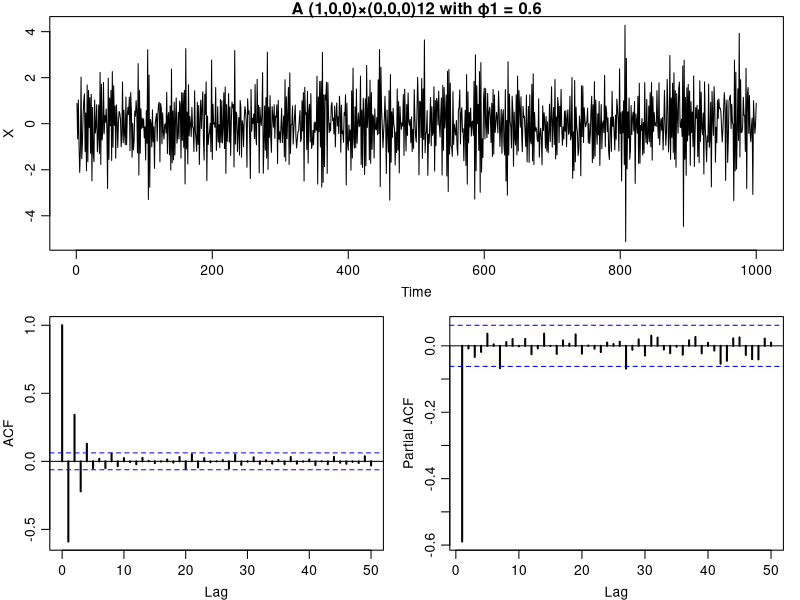
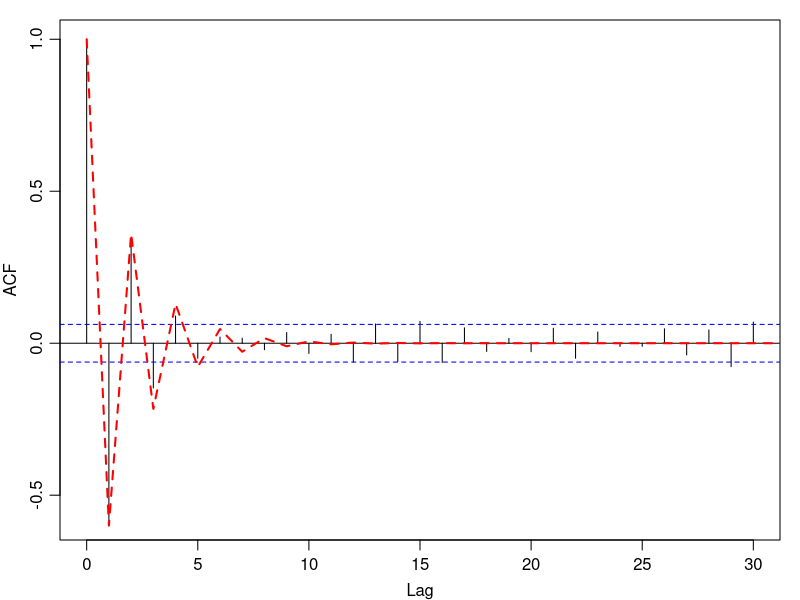
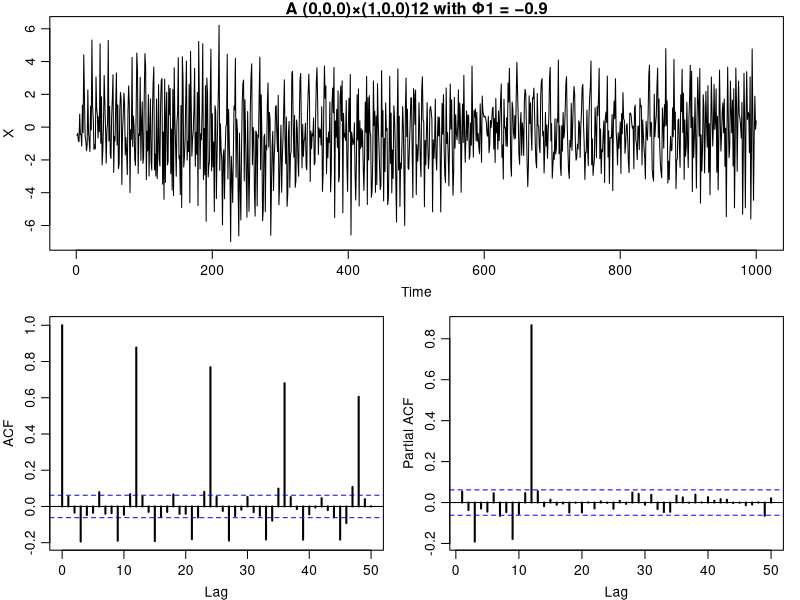
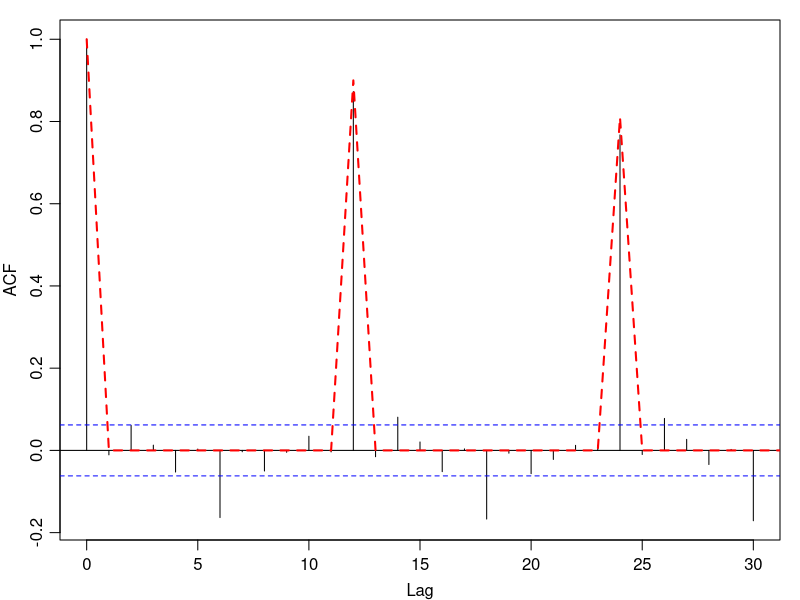
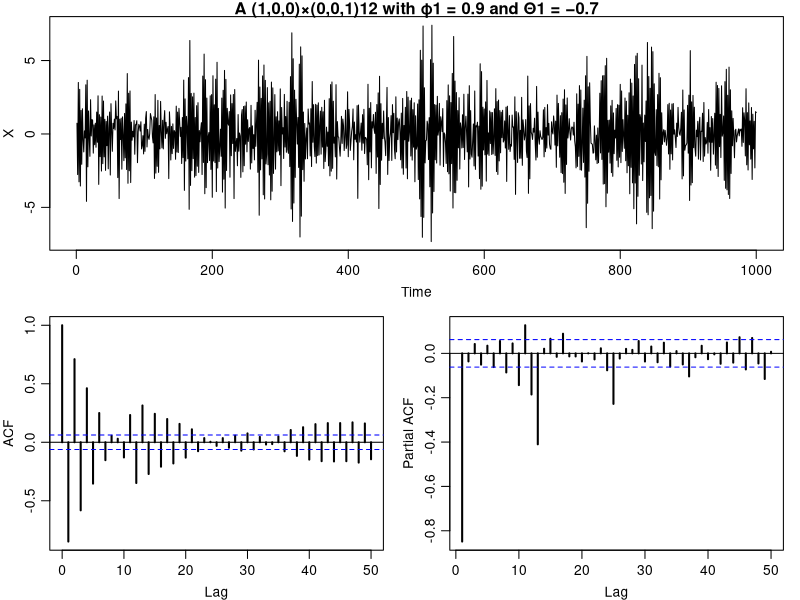
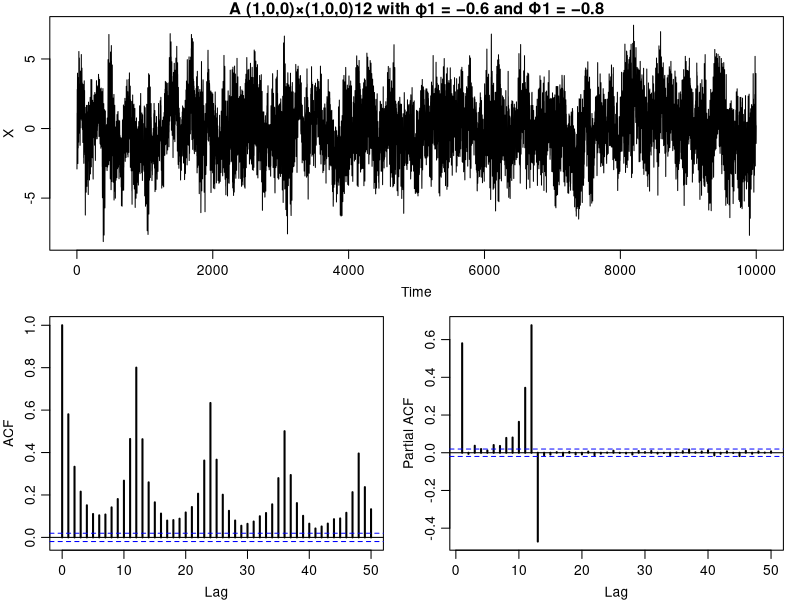
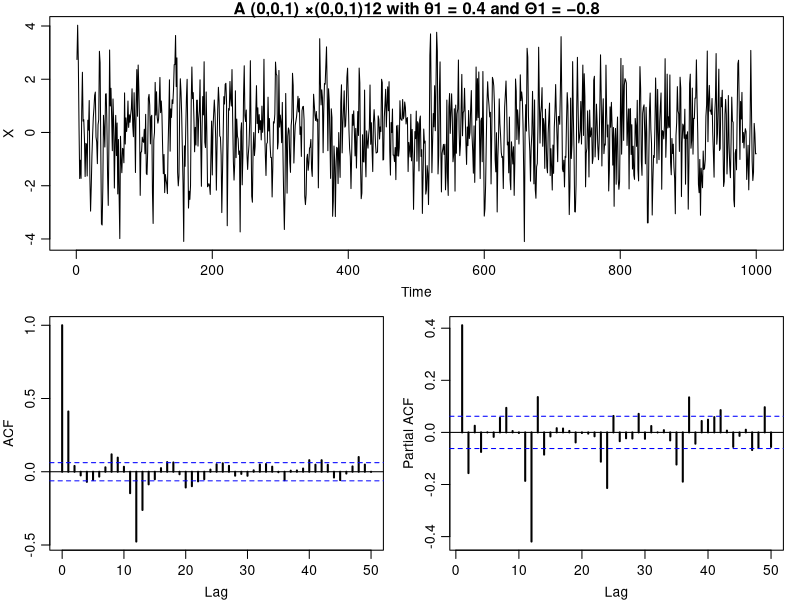
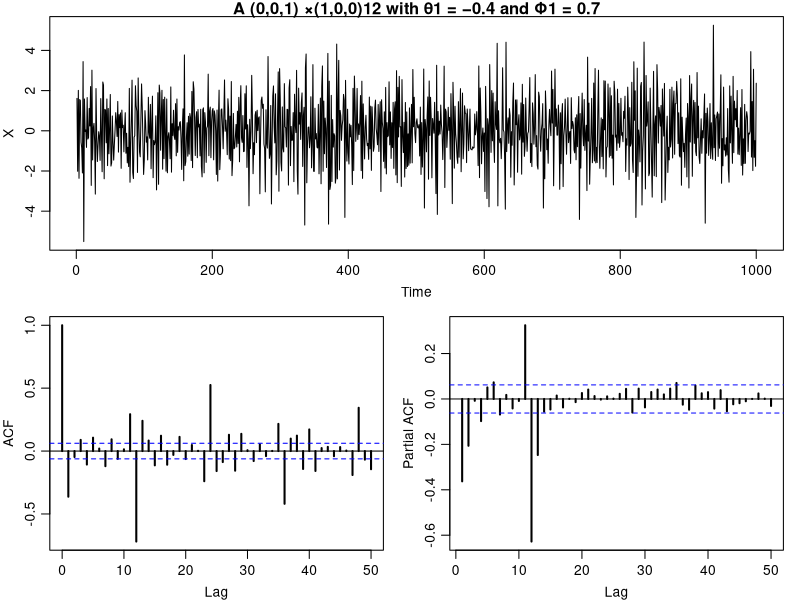

These charts were generated, in order, by the following R code:
# load excel read library
library(utils)
library(ggplot2)
library(xtable)

# clear variables
rm(list=ls())

# resizing the graphics window
par(mfrow=c(1,1))



## ---------------------------------------------------------------------------------------
## Part 3 - Simulating seasonal processes
## Simulate the following models. 
## Plot the simulations and the associated autocorrelation functions (ACF and PACF).

# Function for plot
plotit <- function(x, tit=NA){
  layout(rbind(1,2:3))
  par(mar=c(3,3,1,1), mgp=c(2, 0.7,0))
  plot(x, type="l", ylab="X", xlab="Time")
  title(main=tit)
  acf(x, lag.max=50, lwd=2)
  pacf(x, lag.max=50, lwd=2)
}


# A simulation function for ARMA simulation, use model as arima.sim, i.e. flip sign of phi (into ar) coefficients
sim <- function(model, n, nburnin=100){
  n <- n + nburnin
  # Take the ar and ma part
  ar <- model$ar
  ma <- model$ma
  # The order (i.e. the number of lags)
  p <- length(ar)
  q <- length(ma)
  # The vector for the simulation result
  y <- numeric(n)
  # Generate the random normal values
  eps <- rnorm(n)
  # Run the simulation
  for(i in (max(p,q)+1):n){
    y[i] <- eps[i] + sum(y[i-(1:p)] * ar) + sum(eps[i-(1:q)] * ma)
  }
  # Return without the burn-in period
  return(y[(nburnin+1):n])
}

# Set a fixed seed for all of our simulations
set.seed(42)


## ---------------------------------------------------------------------------------------
## 3.1. A (1,0,0)×(0,0,0)12 model with the parameter ϕ1 = 0.6

# AR(1) process
phi <- c(0.6)
model <- list(ar=-phi)

# Number of observations of our simulation, high enough to not have a lot of noise
n <- 1000

# Simulate 1 realization and plot it with its ACFs

plotit( arima.sim(model, n), "A (1,0,0)×(0,0,0)12 with ϕ1 = 0.6" )     
#plotit( sim(model, n), "A (1,0,0)×(0,0,0)12 with ϕ1 = 0.6" )     

############
# Plot the autocorrelation function (theory)
ar1_data <- data.frame(
  lag = 0:50
)

ar1_data$acf <- (-phi)^(ar1_data$lag)

par(mfrow=c(1,1))
acf(arima.sim(model, n))
lines(ar1_data$lag ,ar1_data$acf, type="l",col="red", lty=2, lwd=2)



## ---------------------------------------------------------------------------------------
## 3.2. A (0,0,0)×(1,0,0)12 model with the parameter Φ1 = −0.9

# AR(12) process with Φi = 0 for i=1,...11 and Φ12 = −0.9
phi <- c(rep(0,11),-0.9)
model <- list(ar=-phi)

# Number of observations of our simulation, high enough to not have a lot of noise
n <- 1000

# Simulate 1 realization and plot it with its ACFs

plotit( arima.sim(model, n), "A (0,0,0)×(1,0,0)12 with Φ1 = −0.9" )     
#plotit( sim(model, n), "A (0,0,0)×(1,0,0)12 with Φ1 = −0.9" ) 

############
# Plot the autocorrelation function (theory)
ar12_data <- data.frame(
  lag = 0:50,
  acf = rep(0,51)
)

for (k in 0:(as.integer(50/12))){
  ar12_data$acf[12*k+1] <- (-phi[12])^k
}

par(mfrow=c(1,1))
acf(arima.sim(model, n))
lines(ar12_data$lag ,ar12_data$acf, type="l",col="red", lty=2, lwd=2)



## ---------------------------------------------------------------------------------------
## 3.3. A (1,0,0)×(0,0,1)12 model with the parameters ϕ1 = 0.9 and Θ1 = −0.7

# ARMA(1,12) process with ϕ1 = 0.9, θi = 0 for i=1,...11 and θ12 = −0.7
phi <- c(0.9)
theta <- c(rep(0,11),-0.7)
model <- list(ar=-phi, ma=theta)

# Number of observations of our simulation, high enough to not have a lot of noise
n <- 1000

# Simulate 1 realization and plot it with its ACFs

plotit( arima.sim(model, n), "A (1,0,0)×(0,0,1)12 with ϕ1 = 0.9 and Θ1 = −0.7" )     
#plotit( sim(model, n), "A (1,0,0)×(0,0,1)12 with ϕ1 = 0.9 and Θ1 = −0.7" ) 



## ---------------------------------------------------------------------------------------
## 3.4. A (1,0,0)×(1,0,0)12 model with the parameters ϕ1 = −0.6 and Φ1 = −0.8

# AR(13) process with ϕ1 = -0.6, ϕ12 = -0.8, ϕ13 = ϕ1*ϕ12 and ϕi = 0 for i=2,...11
phi1 <- -0.6
phi12 <- -0.8
phi <- c(phi1, rep(0,10), phi12, phi1*phi12)
model <- list(ar=-phi)

# Number of observations of our simulation, high enough to not have a lot of noise
n <- 10000

# Simulate 1 realization and plot it with its ACFs

plotit( arima.sim(model, n), "A (1,0,0)×(1,0,0)12 with ϕ1 = −0.6 and Φ1 = −0.8" )     
#plotit( sim(model, n), "A (1,0,0)×(1,0,0)12 with ϕ1 = −0.6 and Φ1 = −0.8" ) 



## ---------------------------------------------------------------------------------------
## 3.5. A (0,0,1) ×(0,0,1)12 model with the parameters θ1 = 0.4 and Θ1 = −0.8

# MA(13) process with θ1 = -0.6, θ12 = -0.8, θ13 = θ1*θ12 and θi = 0 for i=2,...11
theta1 <- 0.4
theta12 <- -0.8
theta <- c(theta1, rep(0,10), theta12, theta1*theta12)
model <- list(ma=theta)

# Number of observations of our simulation, high enough to not have a lot of noise
n <- 1000

# Simulate 1 realization and plot it with its ACFs

plotit( arima.sim(model, n), "A (0,0,1) ×(0,0,1)12 with θ1 = 0.4 and Θ1 = −0.8" )     
#plotit( sim(model, n), "A (0,0,1) ×(0,0,1)12 with θ1 = 0.4 and Θ1 = −0.8" ) 



## ---------------------------------------------------------------------------------------
## 3.6. A (0,0,1) ×(1,0,0)12 model with the parameters θ1 = −0.4 and Φ1 = 0.7

# ARMA(12,1) process with ϕ12 = 0.7, θ1 = −0.4 and ϕi = 0 for i=1,...11
phi <- c(rep(0,11), 0.7)
theta <- -0.4
model <- list(ar=-phi, ma=theta)

# Number of observations of our simulation, high enough to not have a lot of noise
n <- 1000

# Simulate 1 realization and plot it with its ACFs

plotit( arima.sim(model, n), "A (0,0,1) ×(1,0,0)12 with θ1 = −0.4 and Φ1 = 0.7" )     
#plotit( sim(model, n), "A (0,0,1) ×(1,0,0)12 with θ1 = −0.4 and Φ1 = 0.7" ) 




